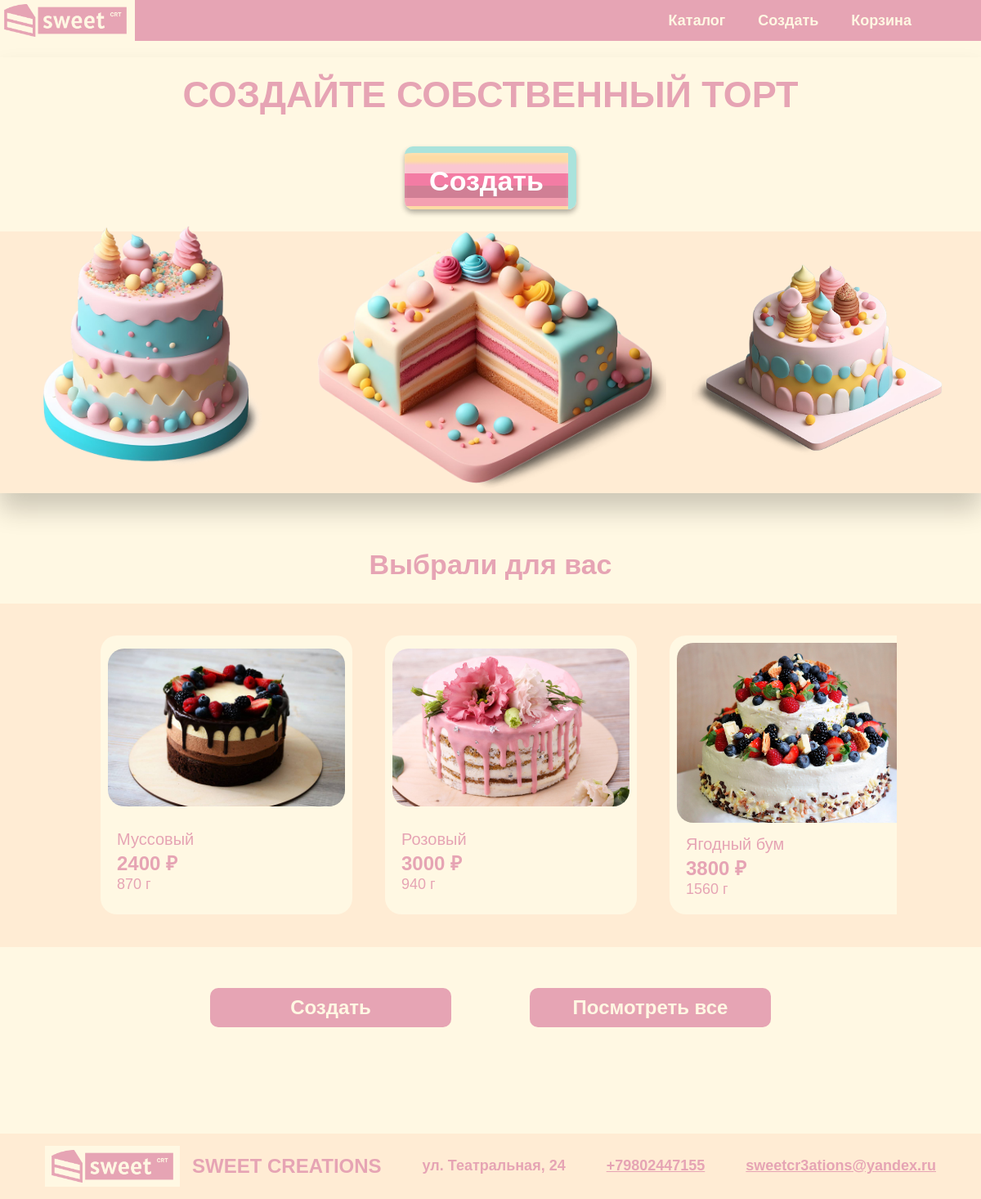
The page / on the database its author committed.
### main/models.py (models this page shows, shortened)
class Cake(models.Model):
    cake_id = models.AutoField(db_column='cake_ID', primary_key=True)
    weight = models.IntegerField()
    cost = models.TextField()
    layers_count = models.IntegerField()
    text = models.TextField(blank=True, null=True)
    name = models.TextField(blank=True, null=True)
    constructor_image = models.TextField(blank=True, null=True)
    preview_image = models.TextField(blank=True, null=True)
    cake_size = models.ForeignKey('CakeSize', models.DO_NOTHING, db_column='cake_size_ID')
    cake_shape = models.ForeignKey('CakeShape', models.DO_NOTHING, db_column='cake_shape_ID')
    cake_coverage = models.ForeignKey('CakeCoverage', models.DO_NOTHING, db_column='cake_coverage_ID', default=4)
    cake_topping = models.ForeignKey('CakeTopping', models.DO_NOTHING, db_column='cake_topping_ID', default=4)
    cake_addition = models.ForeignKey('CakeAddition', models.DO_NOTHING, db_column='cake_addition_ID', default=5)
    cake_addition_perimeter = models.ForeignKey('CakeAddition', models.DO_NOTHING, db_column='cake_addition_ID_perimeter', related_name='cake_addition_perimeter', null=True, blank=True)
    is_users = models.BooleanField(default=False)
    class Meta:
        db_table = 'Cake'

### main/views.py (the view)
# urls.py: 2. Add a URL to urlpatterns:  path('', views.home, name='home')
def home(request):
    recommended_cakes = get_recommendations(request.user)
    return render(request, 'main/home.html', {'recommended_cakes': recommended_cakes})

### main/views.py (called while the page is built, shortened)
def get_recommendations(user):
    recommended_cakes = set()
    if len(recommended_cakes) < 5:
        recommended_cakes.update(Cake.objects.filter(is_users=False)[:5 - len(recommended_cakes)])
    return list(recommended_cakes)

### main/templates/main/home.html (shortened to what this page needs)
{% extends 'main/base.html' %}
{% load static %}
{% block content %}
<div class="home-cake-container">
    <h2 class="section-title-slogan">СОЗДАЙТЕ СОБСТВЕННЫЙ ТОРТ</h2>
    <a href="{% url 'constructor' %}" class="cake-striped-button">Создать</a>
    <div class="home-cake-row">
        <img src="{% static 'main/img/home_cake22.png' %}" class="home-cake3"/>
        <img src="{% static 'main/img/home_cake1.png' %}" class="home-cake"/>
        <img src="{% static 'main/img/home_cake33.png' %}" class="home-cake2"/>
    </div>
</div>
<h2 class="section-title">Выбрали для вас</h2>
<section id="ad" class="product-grid">
    <a class="tape-arrow" @click="scrollLeft">
        <box-icon name='chevron-left' color='#e6a4b4' class="logo-icon"></box-icon>
    </a>
    <div class="product-row" ref="productRow">
        {% for cake in recommended_cakes %}
        <a href="{% url 'cake_info' cake.pk %}" class="product-link">
            <article class="product-card">
                <img src="{% static cake.preview_image %}" alt="" class="product-preview" />
                <div class="product-info">
                    <div class="product-meta">
                        <div class="product-name">{{ cake.name }}</div>
                        <div class="product-price">{{ cake.cost }} ₽</div>
                        <div class="product-weight">{{ cake.weight }} г</div>
                    </div>
                    <a href="{% url 'add_to_cart' cake.pk %}" class="product-icon">
                    </a>
                </div>
            </article>
        </a>
        {% endfor %}
    </div>
    <a class="tape-arrow" @click="scrollRight">
        <box-icon name='chevron-right' color='#e6a4b4' class="logo-icon"></box-icon>
    </a>
</section>
<section class="cta-section">
    <a href="{% url 'constructor' %}" class="cta-button">Создать</a>
    <a href="{% url 'catalog' %}" class="cta-button">Посмотреть все</a>
</section>
{% endblock %}

### main/static/main/style/main.css (style rules this page uses)
:root { --hover-color: rgba(255, 255, 255, 0.4);; --hover-color2: #f8e7e0; }
body { background-color: #fff8e3; display: flex; flex-direction: column; justify-content: space-between; }
html, body { margin: 0; padding: 0; height: 100%; width: 100%; }
.logo-icon { height: auto; width: 100%; }

### main/static/main/style/catalog.css (style rules this page uses)
:root { --hover-color: rgba(255, 255, 255, 0.4);; --hover-color2: #f8e7e0; --color2: rgb(251, 233, 223); }

### rows shown on the page
Cake: name "Муссовый", cost "2400", weight "870"
Cake: name "Розовый", cost "3000", weight "940"
Cake: name "Ягодный бум", cost "3800", weight "1560"
